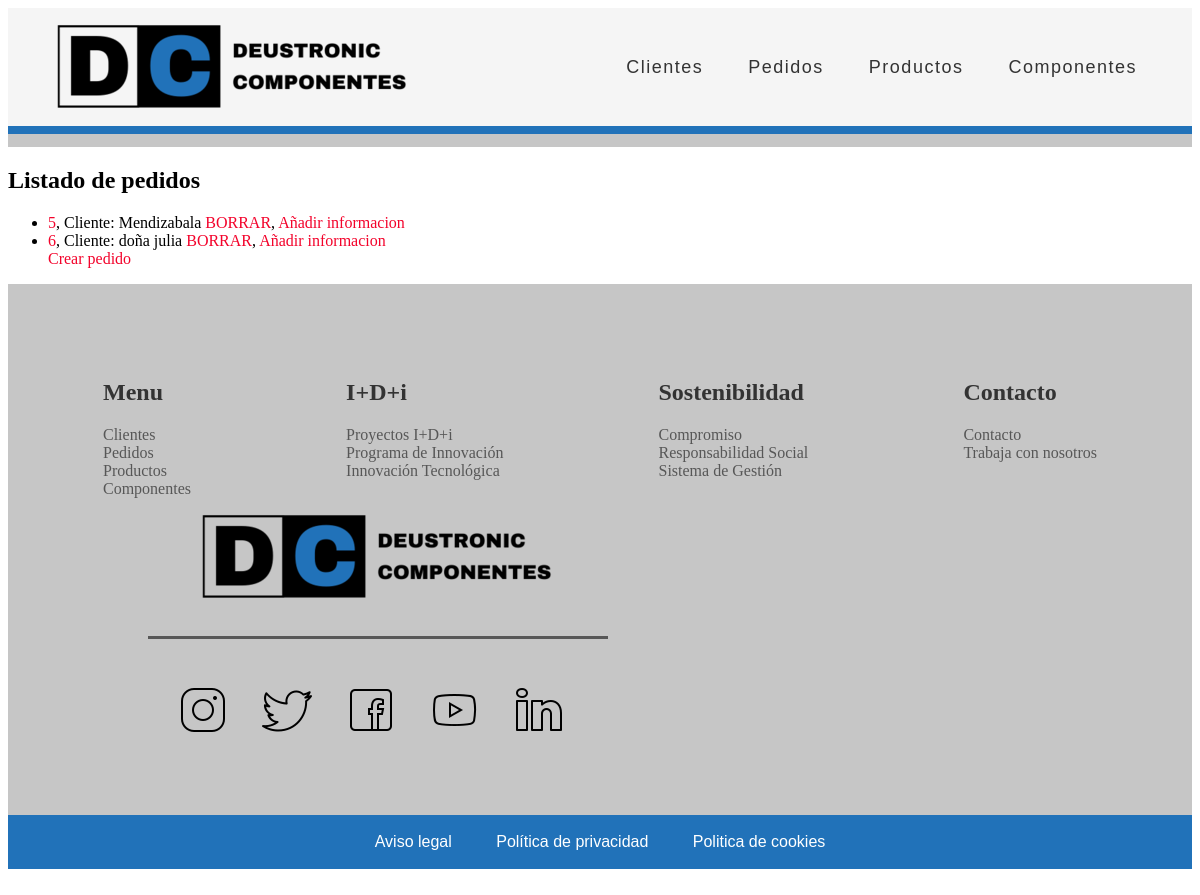
/appGestionPedidos/pedido/list, run on an earlier commit of the app's database.
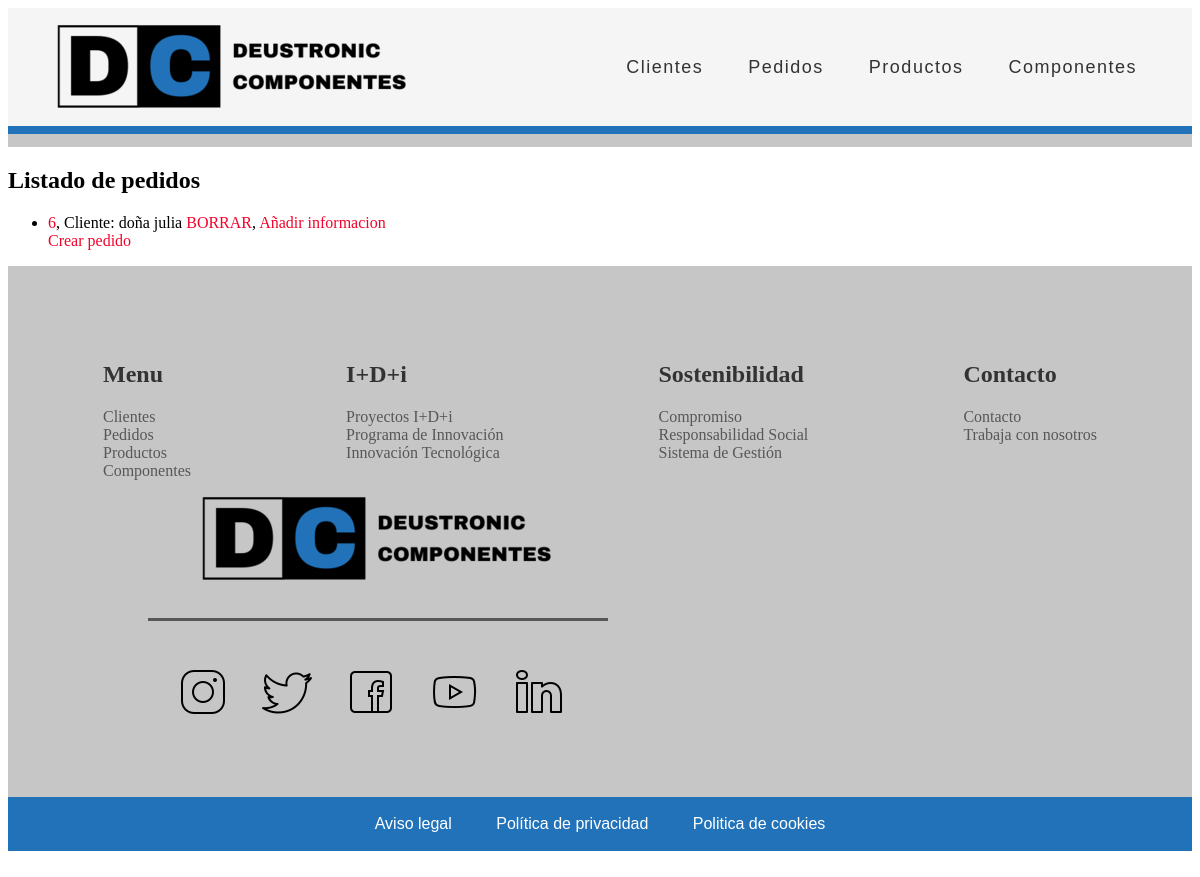
And on a later commit of the database.
### appGestionPedidos/models.py (models this page shows, shortened)
class Pedido(models.Model):
    referencia = models.IntegerField(unique=True)
    producto = models.ManyToManyField(Producto, through="ProductoPedido")
    fecha = models.DateField()
    cliente = models.ForeignKey(Cliente, on_delete=models.CASCADE)
    precioTotal = models.FloatField(blank=True, null=True)

class Cliente(models.Model):
    CIF = models.CharField(max_length=9, unique=True)
    nombreEmpresa = models.CharField(max_length=16)
    direccion = models.CharField(max_length=60)
    datosContacto = models.CharField(max_length=60)

### appGestionPedidos/views.py (the view)
# urls.py: path('pedido/list', views.PedidoListView.as_view(), name='pedido'),
class PedidoListView(ListView):
    model = Pedido

### appGestionPedidos/templates/appGestionPedidos/pedido_list.html (shortened to what this page needs)
{% extends "base.html" %}
{% block contenido %}
    <h2>Listado de pedidos</h2>
    {% if pedido_list %}
        <ul>
        {% for pedido in pedido_list %}
            <li>
                <a href="/appGestionPedidos/pedido_list/{{ pedido.id }}">{{ pedido.id }}</a>, Cliente: {{ pedido.cliente.nombreEmpresa }}
                <a href="/appGestionPedidos/eliminar-pedido/{{ pedido.id }}">BORRAR</a>,
                <a href="/appGestionPedidos/productoPedido/create">Añadir informacion</a>
            </li>
        {% endfor %}
        <a href="/appGestionPedidos/pedido/create">Crear pedido</a>
        </ul>
    {% else %}
    <p>No hay pedidos creados.</p>
    <a href="/appGestionPedidos/pedido/create">Crear pedido</a>
    {% endif %}
{% endblock %}

What changed in the data, as far as the page shows it:
removed Pedido: id "5", cliente.nombreEmpresa "Mendizabala"
